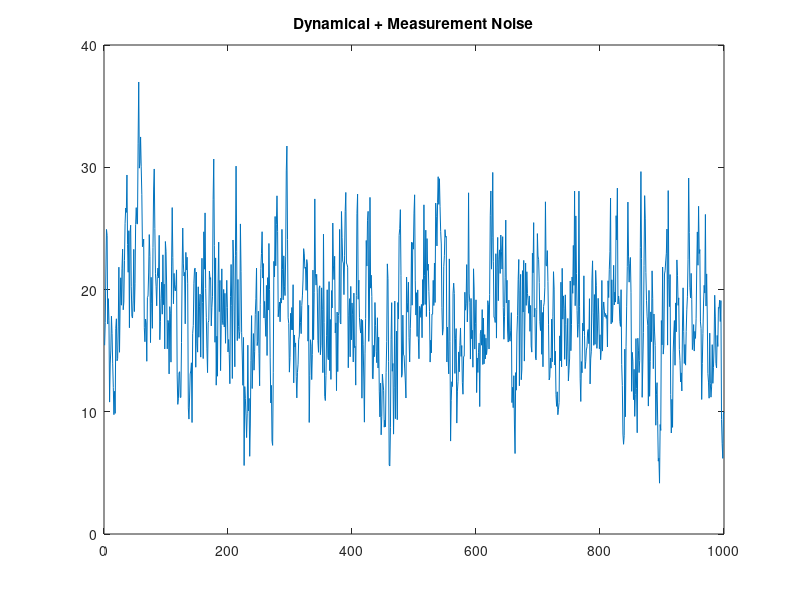

Write the MATLAB code that produced this figure.
% pr3_2.m
% Dynamical + Measurement Noise
clear;
% Measurement Function and Initial x value
A=3.5;
p=0.8;
x(1)=18;

for n=2:1000
    x(n)=A+p*x(n-1)+randn(1)*3; % Note the Noise Term
end
% Additive Noise
noise=randn(1,1000)*2;

M=x+noise;

figure;plot(M)
title('Dynamical + Measurement Noise')